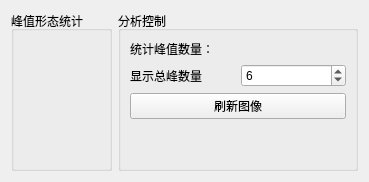
         <widget class="QWidget" name="tab_WndFFTPartEst">
          <attribute name="title">
           <string>峰值形态统计</string>
          </attribute>
          <layout class="QHBoxLayout" name="horizontalLayout_5">
           <item>
            <widget class="QGroupBox" name="groupBox_6">
             <property name="title">
              <string>峰值形态统计</string>
             </property>
             <layout class="QHBoxLayout" name="HLayout_WndFFTPart_Cht"/>
            </widget>
           </item>
           <item>
            <widget class="QGroupBox" name="groupBox_7">
             <property name="minimumSize">
              <size>
               <width>240</width>
               <height>80</height>
              </size>
             </property>
             <property name="maximumSize">
              <size>
               <width>240</width>
               <height>16777215</height>
              </size>
             </property>
             <property name="title">
              <string>分析控制</string>
             </property>
             <layout class="QVBoxLayout" name="verticalLayout_6">
              <item>
               <widget class="QLabel" name="label_WndPartCht_PartCount">
                <property name="text">
                 <string>统计峰值数量：</string>
                </property>
               </widget>
              </item>
              <item>
               <layout class="QHBoxLayout" name="horizontalLayout_15">
                <item>
                 <widget class="QLabel" name="label_WndPartCht_showPartCount">
                  <property name="text">
                   <string>显示总峰数量</string>
                  </property>
                 </widget>
                </item>
                <item>
                 <widget class="QSpinBox" name="SBox_WndPartCht_PartCount">
                  <property name="enabled">
                   <bool>true</bool>
                  </property>
                  <property name="maximum">
                   <number>30</number>
                  </property>
                  <property name="singleStep">
                   <number>20000</number>
                  </property>
                  <property name="value">
                   <number>6</number>
                  </property>
                 </widget>
                </item>
               </layout>
              </item>
              <item>
               <widget class="QPushButton" name="btn_updateWndFFTPartCht">
                <property name="text">
                 <string>刷新图像</string>
                </property>
               </widget>
              </item>
              <item>
               <spacer name="verticalSpacer_2">
                <property name="orientation">
                 <enum>Qt::Vertical</enum>
                </property>
                <property name="sizeHint" stdset="0">
                 <size>
                  <width>20</width>
                  <height>40</height>
                 </size>
                </property>
               </spacer>
              </item>
             </layout>
            </widget>
           </item>
          </layout>
         </widget>
